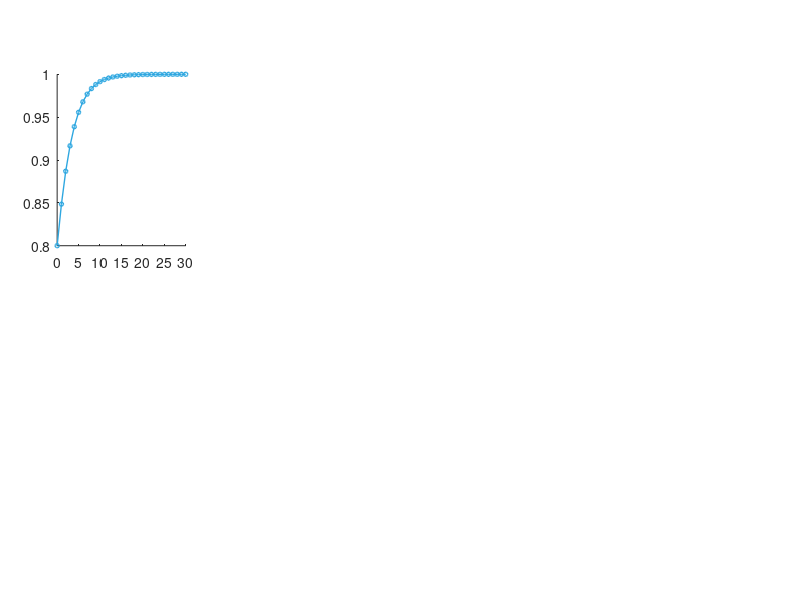

Here is the MATLAB script that generated this plot: (Note: this script raises an error after producing the figure.)

% This file can be used to generate Fig. 4d 



%% =========================================================
% Single-species Beverton-Holt model
%
% X(k+1) = r*X(k)/(1+s*X(k))
%
% Prescribed equilibrium:
%
%       X* = 1
%
% Therefore:
%
%       r = 1 + s
%
% Self-regulation strength:
%
%       d = s*X*/r
%
% Since X*=1:
%
%       d = s/(1+s)
%
%
% Community matrix:
%
%       M = r/(1+sX*)^2
%
% Since r=1+s and X*=1:
%
%       M = 1/(1+s)
%         = 1-d
%
%
% Stability:
%
%       rho = |M|
%
%       alpha = -log(rho)
%
%
% NEW recovery criterion:
%
% Initial perturbation:
%
%       D0 = |X(0)-X*|
%
% At time k:
%
%       D(k) = |X(k)-X*|
%
% Recovered when:
%
%       D(k) <= 0.005*D0
%
% i.e. the perturbation has declined to
% 0.5% of its initial magnitude.
%
%% =========================================================

clear all
clc
close all



%% =========================================================
% Common parameters
%% =========================================================

X_star = 1;


% Initial abundance
X0 = 0.8;


% Extinction threshold
extinction_threshold = 0.001;


% Maximum simulation time
max_step = 30;


k = 0:max_step;



%% =========================================================
% NEW recovery criterion
%% =========================================================

% Initial Euclidean distance from equilibrium
%
% For one species, Euclidean distance is simply:
%
%       |X0-X*|

D0 = ...
    abs(X0-X_star);


% 0.5% of initial perturbation
recovery_fraction = ...
    0.005;


% Recovery threshold
recovery_threshold = ...
    recovery_fraction*D0;



fprintf('\n')

disp('=============================================')
disp('Recovery criterion')
disp('=============================================')


fprintf(...
    'Initial perturbation D0 = %.6f\n',...
    D0);


fprintf(...
    'Recovery threshold = %.6f\n',...
    recovery_threshold);


fprintf(...
    'Threshold = %.2f%% of initial perturbation\n',...
    100*recovery_fraction);



%% =========================================================
%% Case 1
%
% s = 0.4
%% =========================================================

s1 = 0.4;


% Because X*=1:
r1 = 1 + s1;


% Feedback-matrix self-regulation
d1 = ...
    s1*X_star/r1;



%% =========================================================
% Community matrix
%% =========================================================

M1 = ...
    r1/(1+s1*X_star)^2;



%% =========================================================
% Dominant eigenvalue modulus
%% =========================================================

eig1 = ...
    eig(M1);


rho1 = ...
    max(abs(eig1));



%% =========================================================
% Stability
%% =========================================================

stab1 = ...
    -log(rho1);



%% =========================================================
% Simulation
%% =========================================================

X1 = ...
    zeros(1,max_step+1);


X1(1) = ...
    X0;



for ii = 1:max_step


    if X1(ii) == 0


        X1(ii+1) = 0;


    else


        X1(ii+1) = ...
            r1*X1(ii) ...
            /(1+s1*X1(ii));


        % Extinction criterion
        if X1(ii+1) < extinction_threshold


            X1(ii+1) = 0;


        end


    end


end



%% =========================================================
% Euclidean distance from equilibrium
%% =========================================================

D1 = ...
    abs(X1-X_star);



%% =========================================================
% Recovery time
%
% First k satisfying:
%
%       D(k) <= 0.005 D0
%% =========================================================

recovery1 = ...
    NaN;


for ii = 1:length(X1)


    if D1(ii) <= recovery_threshold


        recovery1 = ...
            k(ii);


        break


    end


end



%% =========================================================
%% Case 2
%
% s = 0.9
%% =========================================================

s2 = 0.9;


r2 = ...
    1 + s2;


d2 = ...
    s2*X_star/r2;



%% =========================================================
% Community matrix
%% =========================================================

M2 = ...
    r2/(1+s2*X_star)^2;



%% =========================================================
% Dominant eigenvalue
%% =========================================================

eig2 = ...
    eig(M2);


rho2 = ...
    max(abs(eig2));



%% =========================================================
% Stability
%% =========================================================

stab2 = ...
    -log(rho2);



%% =========================================================
% Simulation
%% =========================================================

X2 = ...
    zeros(1,max_step+1);


X2(1) = ...
    X0;



for ii = 1:max_step


    if X2(ii) == 0


        X2(ii+1) = 0;


    else


        X2(ii+1) = ...
            r2*X2(ii) ...
            /(1+s2*X2(ii));


        if X2(ii+1) < extinction_threshold


            X2(ii+1) = 0;


        end


    end


end



%% =========================================================
% Distance
%% =========================================================

D2 = ...
    abs(X2-X_star);



%% =========================================================
% Recovery time
%% =========================================================

recovery2 = ...
    NaN;


for ii = 1:length(X2)


    if D2(ii) <= recovery_threshold


        recovery2 = ...
            k(ii);


        break


    end


end



%% =========================================================
%% Case 3
%
% s = 1.73
%% =========================================================

s3 = 1.73;


r3 = ...
    1 + s3;


d3 = ...
    s3*X_star/r3;



%% =========================================================
% Community matrix
%% =========================================================

M3 = ...
    r3/(1+s3*X_star)^2;



%% =========================================================
% Dominant eigenvalue
%% =========================================================

eig3 = ...
    eig(M3);


rho3 = ...
    max(abs(eig3));



%% =========================================================
% Stability
%% =========================================================

stab3 = ...
    -log(rho3);



%% =========================================================
% Simulation
%% =========================================================

X3 = ...
    zeros(1,max_step+1);


X3(1) = ...
    X0;



for ii = 1:max_step


    if X3(ii) == 0


        X3(ii+1) = 0;


    else


        X3(ii+1) = ...
            r3*X3(ii) ...
            /(1+s3*X3(ii));


        if X3(ii+1) < extinction_threshold


            X3(ii+1) = 0;


        end


    end


end



%% =========================================================
% Distance
%% =========================================================

D3 = ...
    abs(X3-X_star);



%% =========================================================
% Recovery time
%% =========================================================

recovery3 = ...
    NaN;


for ii = 1:length(X3)


    if D3(ii) <= recovery_threshold


        recovery3 = ...
            k(ii);


        break


    end


end



%% =========================================================
%% Case 4
%
% s = 4
%% =========================================================

s4 = 4;


r4 = ...
    1 + s4;


d4 = ...
    s4*X_star/r4;



%% =========================================================
% Community matrix
%% =========================================================

M4 = ...
    r4/(1+s4*X_star)^2;



%% =========================================================
% Dominant eigenvalue
%% =========================================================

eig4 = ...
    eig(M4);


rho4 = ...
    max(abs(eig4));



%% =========================================================
% Stability
%% =========================================================

stab4 = ...
    -log(rho4);



%% =========================================================
% Simulation
%% =========================================================

X4 = ...
    zeros(1,max_step+1);


X4(1) = ...
    X0;



for ii = 1:max_step


    if X4(ii) == 0


        X4(ii+1) = 0;


    else


        X4(ii+1) = ...
            r4*X4(ii) ...
            /(1+s4*X4(ii));


        if X4(ii+1) < extinction_threshold


            X4(ii+1) = 0;


        end


    end


end



%% =========================================================
% Distance
%% =========================================================

D4 = ...
    abs(X4-X_star);



%% =========================================================
% Recovery time
%% =========================================================

recovery4 = ...
    NaN;


for ii = 1:length(X4)


    if D4(ii) <= recovery_threshold


        recovery4 = ...
            k(ii);


        break


    end


end



%% =========================================================
% Print parameters and recovery times
%% =========================================================

fprintf('\n');

fprintf('=============================================\n');

fprintf('Single-species Beverton-Holt model\n');

fprintf(...
    'X* = %.2f, X0 = %.2f\n',...
    X_star,...
    X0);


fprintf(...
    'Initial perturbation D0 = %.6f\n',...
    D0);


fprintf(...
    'Recovery threshold = %.6f\n',...
    recovery_threshold);


fprintf(...
    'Recovery criterion = 0.5%% of initial perturbation\n');


fprintf('=============================================\n');


fprintf(...
    ['s = %.2f, ',...
     'r = %.4f, ',...
     'd = %.4f, ',...
     'rho = %.4f, ',...
     'stability = %.4f, ',...
     'recovery time = %.0f\n'],...
     s1,...
     r1,...
     d1,...
     rho1,...
     stab1,...
     recovery1);


fprintf(...
    ['s = %.2f, ',...
     'r = %.4f, ',...
     'd = %.4f, ',...
     'rho = %.4f, ',...
     'stability = %.4f, ',...
     'recovery time = %.0f\n'],...
     s2,...
     r2,...
     d2,...
     rho2,...
     stab2,...
     recovery2);


fprintf(...
    ['s = %.2f, ',...
     'r = %.4f, ',...
     'd = %.4f, ',...
     'rho = %.4f, ',...
     'stability = %.4f, ',...
     'recovery time = %.0f\n'],...
     s3,...
     r3,...
     d3,...
     rho3,...
     stab3,...
     recovery3);


fprintf(...
    ['s = %.2f, ',...
     'r = %.4f, ',...
     'd = %.4f, ',...
     'rho = %.4f, ',...
     'stability = %.4f, ',...
     'recovery time = %.0f\n'],...
     s4,...
     r4,...
     d4,...
     rho4,...
     stab4,...
     recovery4);



%% =========================================================
%% Figure
%
% First row:
%
%       4 abundance panels
%
% Each:
%
%       4.5 cm x 3 cm
%
%
% Second row:
%
%       recovery time + stability
%
%       4.5 cm x 3 cm
%% =========================================================

figure


set(...
    gcf,...
    'unit','centimeters',...
    'position',[3 2 28 10.5]);



%% =========================================================
%% subplot 1
%% =========================================================

subplot(2,4,1)


set(...
    gca,...
    'unit','centimeters',...
    'position',[2 6.2 4.5 3]);


hold on



%% ---------------------------------------------------------
% Population trajectory
%% ---------------------------------------------------------

plot(...
    k,...
    X1,...
    '-o',...
    'Color',[46 167 224]/255,...
    'LineWidth',1,...
    'MarkerSize',3);



%% ---------------------------------------------------------
% Equilibrium
%% ---------------------------------------------------------

yline(...
    X_star,...
    ':',...
    'LineWidth',0.8);



%% ---------------------------------------------------------
% Recovery time
%% ---------------------------------------------------------

if ~isnan(recovery1)


    plot(...
        [recovery1 recovery1],...
        [0 X1(recovery1+1)],...
        '--',...
        'Color',[0.35 0.35 0.35],...
        'LineWidth',0.7);


    text(...
        recovery1/2,...
        0.10,...
        ['Recovery time = ' num2str(recovery1)],...
        'HorizontalAlignment','center',...
        'FontSize',8);


end



%% ---------------------------------------------------------
% Stability
%% ---------------------------------------------------------

text(...
    0.96,...
    0.88,...
    ['Stability = ' num2str(stab1,'%.3f')],...
    'Units','normalized',...
    'HorizontalAlignment','right',...
    'FontSize',8);



xlabel(...
    'Time step, $k$',...
    'Interpreter','latex');


ylabel(...
    'Abundance');



title(...
    ['$s^{\rm BH}=' num2str(s1,'%.2f')...
    ',\ d=' num2str(d1,'%.3f') '$'],...
    'Interpreter','latex',...
    'FontWeight','normal');



xlim([0 20]);

ylim([0 2.05]);


set(...
    gca,...
    'FontSize',8,...
    'Box','on');



%% =========================================================
%% subplot 2
%% =========================================================

subplot(2,4,2)


set(...
    gca,...
    'unit','centimeters',...
    'position',[8.5 6.2 4.5 3]);


hold on



plot(...
    k,...
    X2,...
    '-o',...
    'Color',[46 167 224]/255,...
    'LineWidth',1,...
    'MarkerSize',3);



yline(...
    X_star,...
    ':',...
    'LineWidth',0.8);



if ~isnan(recovery2)


    plot(...
        [recovery2 recovery2],...
        [0 X2(recovery2+1)],...
        '--',...
        'Color',[0.35 0.35 0.35],...
        'LineWidth',0.7);


    text(...
        recovery2/2,...
        0.10,...
        ['Recovery time = ' num2str(recovery2)],...
        'HorizontalAlignment','center',...
        'FontSize',8);


end



text(...
    0.96,...
    0.88,...
    ['Stability = ' num2str(stab2,'%.3f')],...
    'Units','normalized',...
    'HorizontalAlignment','right',...
    'FontSize',8);



xlabel(...
    'Time step, $k$',...
    'Interpreter','latex');


ylabel(...
    'Abundance');



title(...
    ['$s^{\rm BH}=' num2str(s2,'%.2f')...
    ',\ d=' num2str(d2,'%.3f') '$'],...
    'Interpreter','latex',...
    'FontWeight','normal');



xlim([0 20]);

ylim([0 2.05]);


set(...
    gca,...
    'FontSize',8,...
    'Box','on');



%% =========================================================
%% subplot 3
%% =========================================================

subplot(2,4,3)


set(...
    gca,...
    'unit','centimeters',...
    'position',[15 6.2 4.5 3]);


hold on



plot(...
    k,...
    X3,...
    '-o',...
    'Color',[46 167 224]/255,...
    'LineWidth',1,...
    'MarkerSize',3);



yline(...
    X_star,...
    ':',...
    'LineWidth',0.8);



if ~isnan(recovery3)


    plot(...
        [recovery3 recovery3],...
        [0 X3(recovery3+1)],...
        '--',...
        'Color',[0.35 0.35 0.35],...
        'LineWidth',0.7);


    text(...
        recovery3/2,...
        0.10,...
        ['Recovery time = ' num2str(recovery3)],...
        'HorizontalAlignment','center',...
        'FontSize',8);


end



text(...
    0.96,...
    0.88,...
    ['Stability = ' num2str(stab3,'%.3f')],...
    'Units','normalized',...
    'HorizontalAlignment','right',...
    'FontSize',8);



xlabel(...
    'Time step, $k$',...
    'Interpreter','latex');


ylabel(...
    'Abundance');



title(...
    ['$s^{\rm BH}=' num2str(s3,'%.2f')...
    ',\ d=' num2str(d3,'%.3f') '$'],...
    'Interpreter','latex',...
    'FontWeight','normal');



xlim([0 20]);

ylim([0 2.05]);


set(...
    gca,...
    'FontSize',8,...
    'Box','on');



%% =========================================================
%% subplot 4
%% =========================================================

subplot(2,4,4)


set(...
    gca,...
    'unit','centimeters',...
    'position',[21.5 6.2 4.5 3]);


hold on



plot(...
    k,...
    X4,...
    '-o',...
    'Color',[46 167 224]/255,...
    'LineWidth',1,...
    'MarkerSize',3);



yline(...
    X_star,...
    ':',...
    'LineWidth',0.8);



if ~isnan(recovery4)


    plot(...
        [recovery4 recovery4],...
        [0 X4(recovery4+1)],...
        '--',...
        'Color',[0.35 0.35 0.35],...
        'LineWidth',0.7);


    text(...
        recovery4/2,...
        0.10,...
        ['Recovery time = ' num2str(recovery4)],...
        'HorizontalAlignment','center',...
        'FontSize',8);


end



text(...
    0.96,...
    0.88,...
    ['Stability = ' num2str(stab4,'%.3f')],...
    'Units','normalized',...
    'HorizontalAlignment','right',...
    'FontSize',8);



xlabel(...
    'Time step, $k$',...
    'Interpreter','latex');


ylabel(...
    'Abundance');



title(...
    ['$s^{\rm BH}=' num2str(s4,'%.2f')...
    ',\ d=' num2str(d4,'%.3f') '$'],...
    'Interpreter','latex',...
    'FontWeight','normal');



xlim([0 20]);

ylim([0 2.05]);


set(...
    gca,...
    'FontSize',8,...
    'Box','on');



%% =========================================================
%% subplot 5
%
% Recovery time + stability
%
% Same format as the multi-species BH model.
%% =========================================================

subplot(2,4,5)


set(...
    gca,...
    'unit','centimeters',...
    'position',[11.75 1.2 4.5 3]);


hold on



%% =========================================================
% Prepare data
%% =========================================================

x_position = ...
    1:4;


recovery_time = ...
    [recovery1 recovery2 recovery3 recovery4];


stability_alpha = ...
    [stab1 stab2 stab3 stab4];


d_values = ...
    [d1 d2 d3 d4];



%% =========================================================
% LEFT AXIS
%
% Recovery time
%% =========================================================

yyaxis left


b1 = ...
    bar(...
    x_position-0.14,...
    recovery_time,...
    0.25);



ylabel(...
    'Recovery time',...
    'FontSize',9);



%% =========================================================
% Left y-axis range
%% =========================================================

finite_recovery = ...
    recovery_time(...
    ~isnan(recovery_time));



if isempty(finite_recovery)


    recovery_ymax = ...
        10;


else


    recovery_ymax = ...
        max(finite_recovery);


    recovery_ymax = ...
        max(recovery_ymax,1);


end



ylim(...
    [0 1.25*recovery_ymax]);



%% =========================================================
% Mark NR if necessary
%% =========================================================

for ii = 1:4


    if isnan(recovery_time(ii))


        text(...
            x_position(ii)-0.14,...
            1.08*recovery_ymax,...
            'NR',...
            'HorizontalAlignment','center',...
            'FontSize',7);


    end


end



%% =========================================================
% RIGHT AXIS
%
% Stability
%% =========================================================

yyaxis right


b2 = ...
    bar(...
    x_position+0.14,...
    stability_alpha,...
    0.25);



ylabel(...
    'Stability',...
    'FontSize',9);



%% =========================================================
% Stability boundary
%% =========================================================

yline(...
    0,...
    ':',...
    'LineWidth',0.5);



%% =========================================================
% Right y-axis range
%% =========================================================

stability_ymax = ...
    max(stability_alpha);


if stability_ymax <= 0


    stability_ymax = 1;


end


ylim(...
    [0 1.15*stability_ymax]);



%% =========================================================
% x axis
%% =========================================================

d_labels = ...
    {num2str(d1,'%.3f'),...
     num2str(d2,'%.3f'),...
     num2str(d3,'%.3f'),...
     num2str(d4,'%.3f')};



set(...
    gca,...
    'XTick',...
    x_position,...
    'XTickLabel',...
    d_labels,...
    'FontSize',8);



xlabel(...
    '$d$',...
    'Interpreter','latex',...
    'FontSize',9);



xlim([0.5 4.5])



%% =========================================================
% Legend
%% =========================================================

legend(...
    [b1 b2],...
    {'Recovery time','Stability'},...
    'Location','best',...
    'Box','off',...
    'FontSize',6);

title('Single-species BH model','FontSize',9); 

%% =========================================================
% Force x axis to black
%% =========================================================

ax = ...
    gca;


ax.XAxis.Color = ...
    [0 0 0];


ax.XAxis.Label.Color = ...
    [0 0 0];


box on
